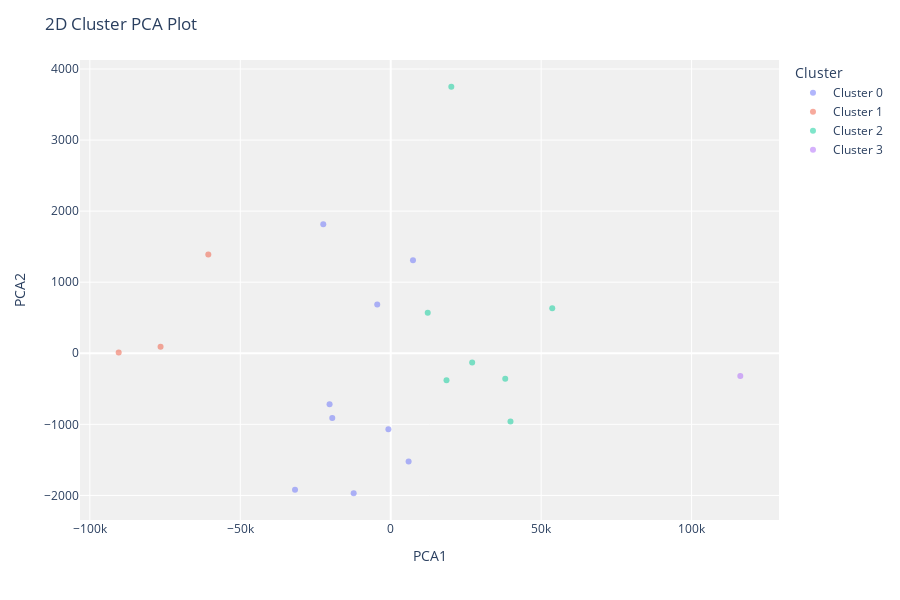

This figure's notebook cell:
### Markdown cell above
# plotting

### Code cell
plot_model(KMeanClusteringModel, plot='cluster')

### Figure 1 — Plotly figure (JSON) as saved in the notebook; plotly's stock layout.template omitted (floating-point values rounded to 4 significant figures)
{"data": [{"customdata": [["kausar"], ["constrected2"], ["aood"], ["asgar_ali"], ["bukhoor"], ["strawberry"], ["dehenalaod"], ["junaid"], ["oudh_ma'alattar"]], "hovertemplate": "Cluster=Cluster 0<br>PCA1=%{x}<br>PCA2=%{y}<br>Feature=%{customdata[0]}<extra></extra>", "legendgroup": "Cluster 0", "marker": {"color": "#636efa", "opacity": 0.5, "symbol": "circle"}, "mode": "markers", "name": "Cluster 0", "orientation": "v", "showlegend": true, "textposition": "top center", "type": "scatter", "x": [-31810.0, 7397.0, -20320.0, -773.1, -12310.0, -19430.0, -4486.0, -22420.0, 5938.0], "xaxis": "x", "y": [-1921.0, 1307.0, -716.9, -1070.0, -1970.0, -911.5, 685.5, 1814.0, -1521.0], "yaxis": "y"}, {"customdata": [["RoseMusk"], ["raspberry"], ["TeaTreeOil"]], "hovertemplate": "Cluster=Cluster 1<br>PCA1=%{x}<br>PCA2=%{y}<br>Feature=%{customdata[0]}<extra></extra>", "legendgroup": "Cluster 1", "marker": {"color": "#EF553B", "opacity": 0.5, "symbol": "circle"}, "mode": "markers", "name": "Cluster 1", "orientation": "v", "showlegend": true, "textposition": "top center", "type": "scatter", "x": [-90410.0, -60630.0, -76490.0], "xaxis": "x", "y": [12.47, 1390.0, 92.76], "yaxis": "y"}, {"customdata": [["carolina_herrera"], ["ajayeb"], ["rose"], ["burberrry"], ["amreaj"], ["ajmal"], ["constrected"]], "hovertemplate": "Cluster=Cluster 2<br>PCA1=%{x}<br>PCA2=%{y}<br>Feature=%{customdata[0]}<extra></extra>", "legendgroup": "Cluster 2", "marker": {"color": "#00cc96", "opacity": 0.5, "symbol": "circle"}, "mode": "markers", "name": "Cluster 2", "orientation": "v", "showlegend": true, "textposition": "top center", "type": "scatter", "x": [20130.0, 18530.0, 27060.0, 39800.0, 53680.0, 38060.0, 12300.0], "xaxis": "x", "y": [3750.0, -379.6, -129.9, -958.5, 633.5, -357.1, 568.5], "yaxis": "y"}, {"customdata": [["solidmusk"]], "hovertemplate": "Cluster=Cluster 3<br>PCA1=%{x}<br>PCA2=%{y}<br>Feature=%{customdata[0]}<extra></extra>", "legendgroup": "Cluster 3", "marker": {"color": "#ab63fa", "opacity": 0.5, "symbol": "circle"}, "mode": "markers", "name": "Cluster 3", "orientation": "v", "showlegend": true, "textposition": "top center", "type": "scatter", "x": [116200.0], "xaxis": "x", "y": [-318.9], "yaxis": "y"}], "layout": {"height": 600, "legend": {"title": {"text": "Cluster"}, "tracegroupgap": 0}, "margin": {"t": 60}, "plot_bgcolor": "rgb(240,240,240)", "title": {"text": "2D Cluster PCA Plot"}, "xaxis": {"anchor": "y", "domain": [0, 1], "title": {"text": "PCA1"}}, "yaxis": {"anchor": "x", "domain": [0, 1], "title": {"text": "PCA2"}}}}
